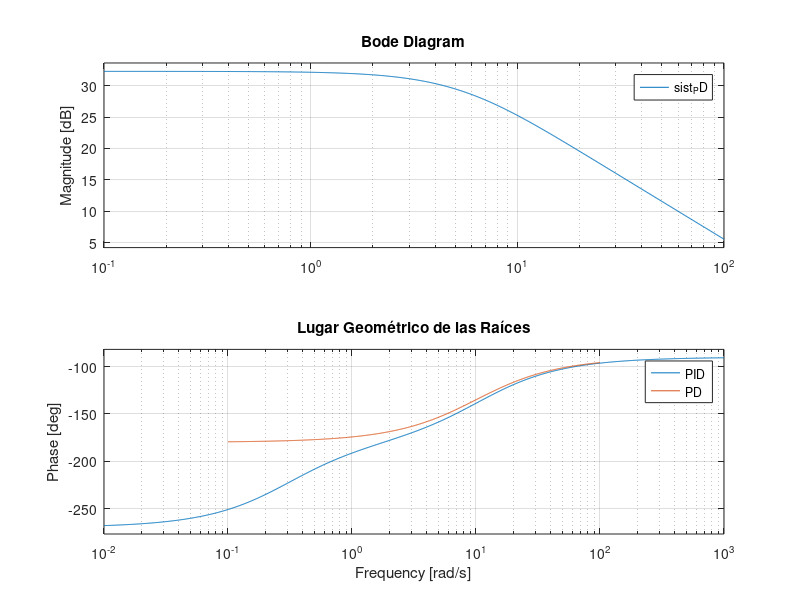

Reproduce this figure in MATLAB.
planta = tf(-1,[0.029 0 -1.3381]);
PID = pid(-53.67,-15.657,-4.8635);
PD = pid(-55,0,-5.5);
sist_PID = series(PID, planta);
sist_PD = series(PD, planta);

% Graficar el Lugar Geométrico de las Raíces
figure;
bode(sist_PID);
hold on;
bode(sist_PD);

% Añadir título y etiquetas
title('Lugar Geométrico de las Raíces');
grid on;
legend("PID","PD")
hold off;
